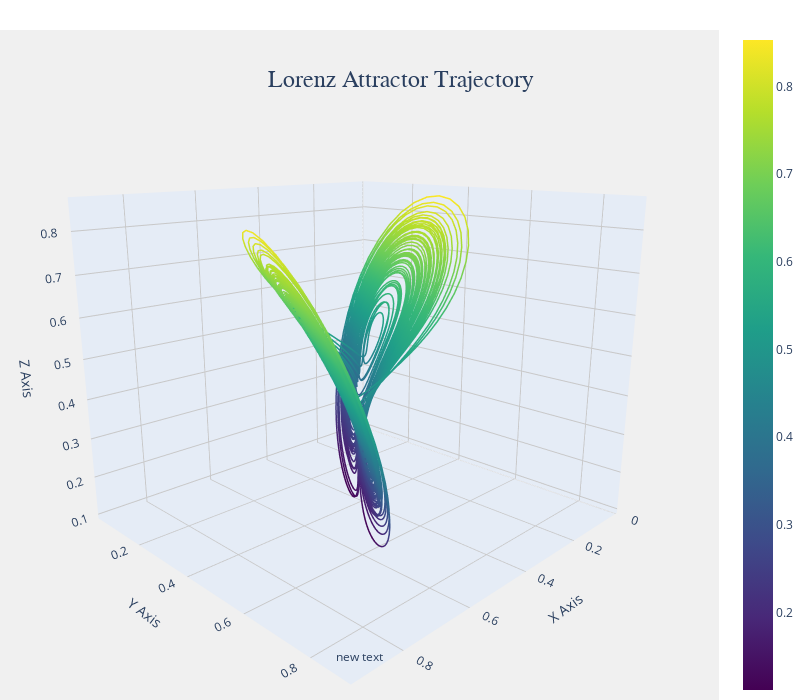

Notebook source saved alongside this figure:
### Code cell
import plotly.graph_objects as go

# Create the figure
fig = go.Figure(data=[go.Scatter3d(
    x=predictions[:,0].numpy(), 
    y=predictions[:,1].numpy(), 
    z=predictions[:,2].numpy(),
    mode='lines',
    line=dict(
        color=predictions[:,2].numpy(),  # Color by z-value for depth
        colorscale='Viridis',            # Use a pretty colormap
        width=3,                         # Slightly thicker line
        showscale=True                   # Show color scale bar
    ),
    hoverinfo='none'                    # Cleaner hover
)])

# Update layout for better aesthetics
fig.update_layout(
    title={
        'text': 'Lorenz Attractor Trajectory',
        'y':0.9,
        'x':0.5,
        'xanchor': 'center',
        'yanchor': 'top',
        'font': dict(size=24, family='Arial')
    },
    scene=dict(
        xaxis_title='X Axis',
        yaxis_title='Y Axis',
        zaxis_title='Z Axis',
        xaxis=dict(gridcolor='rgb(200, 200, 200)', showbackground=True),
        yaxis=dict(gridcolor='rgb(200, 200, 200)', showbackground=True),
        zaxis=dict(gridcolor='rgb(200, 200, 200)', showbackground=True),
        bgcolor='rgb(240, 240, 240)',
        camera=dict(
            eye=dict(x=1.5, y=1.5, z=0.6)  # Better viewing angle
        )
    ),
    margin=dict(l=0, r=0, b=0, t=30),  # Tight margins
    paper_bgcolor='white',
    height=700,                        # Larger figure
    width=800
)

# Add annotations
fig.update_layout(
    annotations=[
        dict(
            text=None,
            x=0.5,
            y=0.05,
            xref="paper",
            yref="paper",
            showarrow=False,
            font=dict(size=12)
        )
    ]
)

fig.show()

### Figure 1 — Plotly figure (JSON) as saved in the notebook; plotly's stock layout.template omitted (floating-point values rounded to 4 significant figures; data arrays with more than 128 entries replaced by an {"elided": "..."} marker saying what was removed)
{"data": [{"hoverinfo": "none", "line": {"color": {"elided": "10000 float values"}, "colorscale": [[0, "#440154"], [0.1111, "#482878"], [0.2222, "#3e4989"], [0.3333, "#31688e"], [0.4444, "#26828e"], [0.5556, "#1f9e89"], [0.6667, "#35b779"], [0.7778, "#6ece58"], [0.8889, "#b5de2b"], [1, "#fde725"]], "showscale": true, "width": 3}, "mode": "lines", "type": "scatter3d", "x": {"elided": "10000 float values"}, "y": {"elided": "10000 float values"}, "z": {"elided": "10000 float values"}}], "layout": {"annotations": [{"font": {"size": 12}, "showarrow": false, "x": 0.5, "xref": "paper", "y": 0.05, "yref": "paper"}], "height": 700, "margin": {"b": 0, "l": 0, "r": 0, "t": 30}, "paper_bgcolor": "white", "scene": {"bgcolor": "rgb(240, 240, 240)", "camera": {"eye": {"x": 1.5, "y": 1.5, "z": 0.6}}, "xaxis": {"gridcolor": "rgb(200, 200, 200)", "showbackground": true, "title": {"text": "X Axis"}}, "yaxis": {"gridcolor": "rgb(200, 200, 200)", "showbackground": true, "title": {"text": "Y Axis"}}, "zaxis": {"gridcolor": "rgb(200, 200, 200)", "showbackground": true, "title": {"text": "Z Axis"}}}, "title": {"font": {"family": "Arial", "size": 24}, "text": "Lorenz Attractor Trajectory", "x": 0.5, "xanchor": "center", "y": 0.9, "yanchor": "top"}, "width": 800}}
